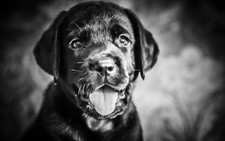
#> input picture dog.jpg, 225 x 141 px, shrunk from 1920 x 1200 before the run
$ jupyter execute IDZ.ipynb   (shell and % lines are left out)
#> lines starting #> are read from the running program, lines starting #| are printed output that depends on the picture
# Медианный фильтр

Медианный фильтр-это нелинейный метод цифровой фильтрации, часто используемый для удаления шума из изображения или сигнала. Такое шумоподавление является типичным этапом предварительной обработки для улучшения результатов последующей обработки (например, обнаружение краев изображения).

[cell 1]
import matplotlib.pyplot as plt
from skimage.io import imread, imshow, imsave
import numpy as np
import cv2
import argparse

[cell 2]
image = imread("dog.jpg")
#> image is the input picture: shape (141, 225, 3); min 0, max 255, mean 79.1
processed_image = cv2.medianBlur(image, 3)
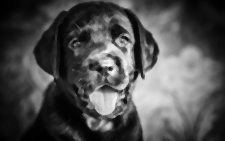
#> processed_image: shape (141, 225, 3); min 0, max 248, mean 78.8
cv2.imwrite("processed_image.jpg", processed_image)
plt.figure(figsize=(17,17))
imshow("processed_image.jpg")

[cell 3]
def MedianFiltering(img) :
    B, G, R = cv2.split(img)
    # Медианная фильтрация синего канала
    H = np.zeros (256, dtype = int)
    for row in range(1, len(B) - 1) :
        H = np.zeros (256, dtype = int)
        med = np.uint8(np.median(B[row - 1 : row + 2, 0:3]))
        n = 0
        for i in range(-1, 2) :
            for j in range(0, 3) :
                H[B[row+i][j]] = H[B[row+i][j]] + 1
                if B[row+i][j] <= med :
                    n = n + 1
        for col in range(1, len(B[row]) - 1) :
            if col == 1 :
                None
            else :
                for i in range(-1, 2) :
                    H[B[row+i][col-2]] = H[B[row+i][col-2]] - 1
                    if B[row+i][col-2] <= med :
                        n = n - 1
                    H[B[row+i][col+1]] = H[B[row+i][col+1]] + 1
                    if B[row+i][col+1] <= med :
                        n = n + 1
                if n > 5 :
                    while n > 5 :
                        if med == 0 :
                            break
                        n = n - H[med]
                        med = med - 1
                elif n < 5 :
                    while n < 5 :
                        med = med + 1
                        n = n + H[med]
            sum = 0
            for k in range(med + 1) :
                sum = sum + H[k]
            H[B[row][col]] = H[B[row][col]] - 1
            if med < B[row][col] :
                n = n + 1
            B[row][col] = med
            H[med] = H[med] + 1
#> this loop made 139 passes
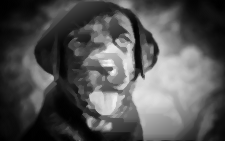
#> B: shape (141, 225); min 0, max 248, mean 83.4
         # Медианная фильтрация зелёного канала
    H = np.zeros (256, dtype = int)
    for row in range(1, len(G) - 1) :
        H = np.zeros (256, dtype = int)
        med = np.uint8(np.median(G[row - 1 : row + 2, 0:3]))
        if med == -128 :
            print(G[row - 1 : row + 2, 0:3])
        n = 0
        for i in range(-1, 2) :
            for j in range(0, 3) :
                H[G[row+i][j]] = H[G[row+i][j]] + 1
                if G[row+i][j] <= med :
                    n = n + 1
        for col in range(1, len(G[row]) - 1) :
            if col == 1 :
                None
            else :
                for i in range(-1, 2) :
                    H[G[row+i][col-2]] = H[G[row+i][col-2]] - 1
                    if G[row+i][col-2] <= med :
                        n = n - 1
                    H[G[row+i][col+1]] = H[G[row+i][col+1]] + 1
                    if G[row+i][col+1] <= med :
                        n = n + 1
                if n > 5 :
                    while n > 5 :
                        if med == 0 :
                            break
                        n = n - H[med]
                        med = med - 1
                elif n < 5 :
                    while n < 5 :
                        med = med + 1
                        n = n + H[med]
            H[G[row][col]] = H[G[row][col]] - 1
            if med < G[row][col] :
                n = n + 1
            G[row][col] = med
            H[med] = H[med] + 1
         # Медианная фильтрация красного канала
    H = np.zeros (256, dtype = int)
    for row in range(1, len(R) - 1) :
        H = np.zeros (256, dtype = int)
        med = np.uint8(np.median(R[row - 1 : row + 2, 0:3]))
        if med == -128 :
            print(R[row - 1 : row + 2, 0:3])
        n = 0
        for i in range(-1, 2) :
            for j in range(0, 3) :
                H[R[row+i][j]] = H[R[row+i][j]] + 1
                if R[row+i][j] <= med :
                    n = n + 1
        for col in range(1, len(R[row]) - 1) :
            if col == 1 :
                None
            else :
                for i in range(-1, 2) :
                    H[R[row+i][col-2]] = H[R[row+i][col-2]] - 1
                    if R[row+i][col-2] <= med :
                        n = n - 1
                    H[R[row+i][col+1]] = H[R[row+i][col+1]] + 1
                    if R[row+i][col+1] <= med :
                        n = n + 1
                if n > 5 :
                    while n > 5 :
                        if med == 0 :
                            break
                        n = n - H[med]
                        med = med - 1
                elif n < 5 :
                    while n < 5 :
                        med = med + 1
                        n = n + H[med]
            sum = 0
            H[R[row][col]] = H[R[row][col]] - 1
            if med < R[row][col] :
                n = n + 1
            R[row][col] = med
            H[med] = H[med] + 1

    return cv2.merge([B,G,R])

[cell 4]
image = cv2.imread("dog.jpg")
image = cv2.cvtColor(image,cv2.COLOR_BGR2RGB)
plt.figure(figsize=(17,17))
plt.imshow(image)

[cell 5]
median_blurred = MedianFiltering(image)

[cell 6]
plt.figure(figsize=(17,17))
plt.imshow(median_blurred)

[cell 7]
image = cv2.imread("space.jpg")
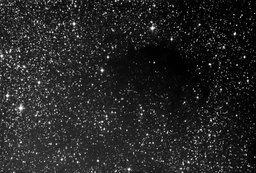
#> input picture space.jpg, 256 x 173 px, shrunk from 2184 x 1472 before the run
#> image is the input picture: shape (173, 256, 3); min 0, max 255, mean 36.9
image = cv2.cvtColor(image,cv2.COLOR_BGR2RGB)
plt.figure(figsize=(17,17))
plt.imshow(image)

[cell 8]
median_blurred = MedianFiltering(image)
#> the loop in MedianFiltering (call 2), `for row in range(1, len(B) - 1) :` made 171 passes
#> after the loop in MedianFiltering (call 2), `for row in range(1, len(B) - 1) :`:
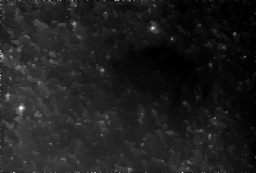
#> B: shape (173, 256); min 0, max 232, mean 30.8
#> the loop in MedianFiltering (call 2), `for row in range(1, len(G) - 1) :` made 171 passes
#> the loop in MedianFiltering (call 2), `for row in range(1, len(R) - 1) :` made 171 passes
